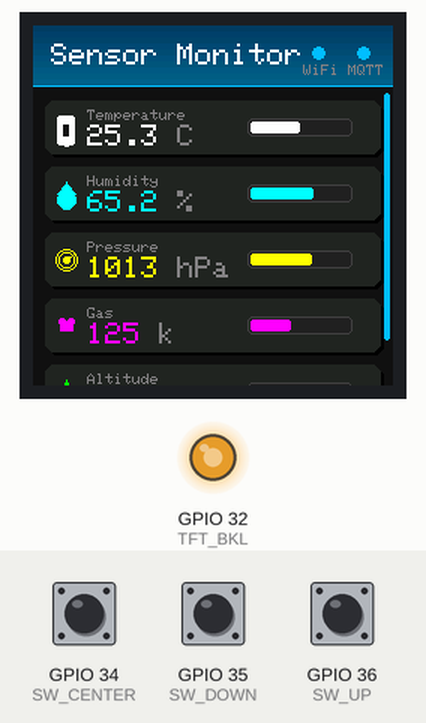
A program run on a simulated ESP32. Parts: 240×240 colour display, output pins drawn as LEDs (lit = HIGH). Inputs (shaded band) come from the test bench; at power-on: GPIO 35 (SW_DOWN) HIGH, GPIO 36 (SW_UP) HIGH, GPIO 34 (SW_CENTER) HIGH. WiFi joins after 1.5 s; servers stay silent unless stated; no MQTT or app messages arrive unless stated; what the program prints to the serial monitor is not drawn.

Above: at 3.1 s.
3.2 s: GPIO 35 (SW_DOWN) pulled LOW for 1 s
At 4.39 s:
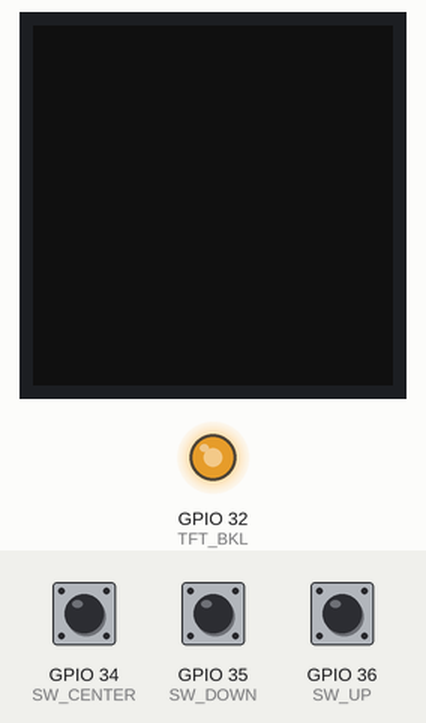
6.1 s: GPIO 36 (SW_UP) pulled LOW for 0.15 s
At 6.56 s:
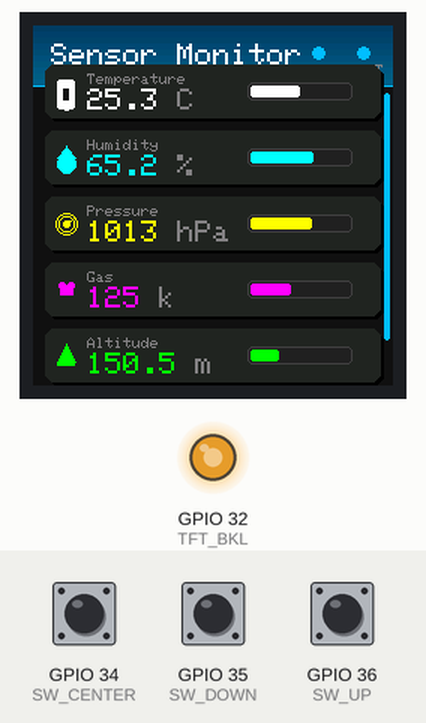
6.8 s: GPIO 34 (SW_CENTER) pulled LOW for 0.15 s
8.8 s: GPIO 35 (SW_DOWN) pulled LOW for 0.15 s
At 11.7 s:
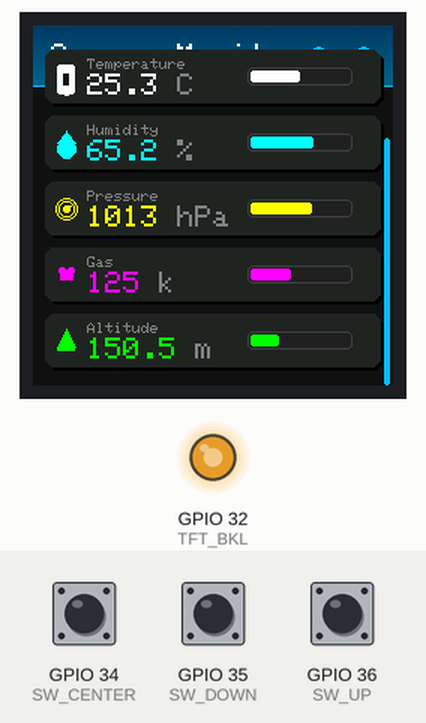
11.9 s: GPIO 36 (SW_UP) pulled LOW for 1 s
At 13.5 s:
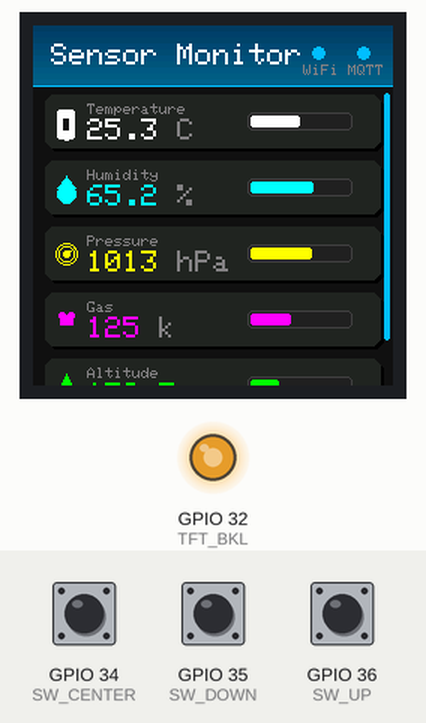
Timing chart, 0 to 15.0 s (numbered marks = the images above; inputs shaded):
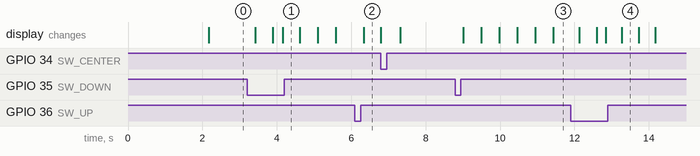

The program:

main.cpp
```cpp
#include <SPI.h>
#include <Adafruit_GFX.h>
#include <Adafruit_ST7789.h>
#include <WiFi.h>
#include <PubSubClient.h>
#include <ArduinoJson.h>

// ---------- TFT pin definitions ----------
#define TFT_DC 16
#define TFT_CS 17
#define TFT_SCLK 18
#define TFT_MOSI 23
#define TFT_RST 5
#define TFT_BKL 32

// ---------- Backlight PWM ----------
#define TFT_BKL_CH 0
#define TFT_BKL_FREQ 5000
#define TFT_BKL_RES 8

// ---------- 5-way switch pins ----------
#define SW_UP 36
#define SW_DOWN 35
#define SW_LEFT 13
#define SW_RIGHT 39
#define SW_CENTER 34

#define TFT_WIDTH 240
#define TFT_HEIGHT 240

Adafruit_ST7789 tft = Adafruit_ST7789(TFT_CS, TFT_DC, TFT_MOSI, TFT_SCLK, TFT_RST);

// ---------- WiFi and MQTT Configuration ----------
const char *ssid = "Xiaomi 14T";
const char *password = "password";
const char *mqtt_server = "broker.hivemq.com";
const int mqtt_port = 1883;
const char *topic_sensor_json = "enviroscout/data";

WiFiClient espClient;
PubSubClient mqttClient(espClient);

// ---------- Sensor data ----------
float temperature = 25.3;
float humidity = 65.2;
float pressure = 1013.25;
uint32_t gas_resistance = 125000;
float altitude = 150.5;
float tvoc = 450.0;
float eco2 = 800.0;

// ---------- Enhanced UI variables ----------
int scrollOffset = 0;
int targetScrollOffset = 0;
int cardHeight = 36;
int cardSpacing = 8;
int topMargin = 45;
int maxScroll = 0;
int totalContentHeight = 0;

// Smooth scrolling
float smoothScroll = 0;
const float scrollSmoothing = 0.3;

// ---------- Status variables ----------
bool wifiConnected = false;
bool mqttConnected = false;

// ---------- RTOS Handles ----------
TaskHandle_t TaskDisplay;
TaskHandle_t TaskMQTT;
SemaphoreHandle_t sensorDataMutex;
volatile bool needsRedraw = false;

// ---------- Color Palette ----------
#define COLOR_BG 0x1082     // Dark blue-gray
#define COLOR_CARD 0x2124   // Slightly lighter card background
#define COLOR_ACCENT 0x05FF // Cyan accent
#define COLOR_TEXT_PRIMARY 0xFFFF
#define COLOR_TEXT_SECONDARY 0x8410
#define COLOR_TEMP 0xFFFF  // Red
#define COLOR_HUMID 0x07FF // Cyan
#define COLOR_PRESS 0xFFE0 // Yellow
#define COLOR_GAS 0xF81F   // Magenta
#define COLOR_ALT 0x07E0   // Green

// -----------------------------------------------------------------------------
// Backlight
// -----------------------------------------------------------------------------
void setBacklight(uint8_t level)
{
  ledcWrite(TFT_BKL_CH, level);
}

void backlightSetup()
{
  ledcSetup(TFT_BKL_CH, TFT_BKL_FREQ, TFT_BKL_RES);
  ledcAttachPin(TFT_BKL, TFT_BKL_CH);
  setBacklight(200);
}

// -----------------------------------------------------------------------------
// WiFi
// -----------------------------------------------------------------------------
void setupWiFi()
{
  Serial.print("Connecting to WiFi");
  WiFi.begin(ssid, password);

  while (WiFi.status() != WL_CONNECTED)
  {
    delay(500);
    Serial.print(".");
  }

  if (WiFi.status() == WL_CONNECTED)
  {
    wifiConnected = true;
    Serial.println("\nWiFi connected");
    Serial.print("IP: ");
    Serial.println(WiFi.localIP());
  }
}

// -----------------------------------------------------------------------------
// MQTT Callback
// -----------------------------------------------------------------------------
void mqttCallback(char *topic, byte *payload, unsigned int length)
{
  String jsonString;
  for (unsigned int i = 0; i < length; i++)
  {
    jsonString += (char)payload[i];
  }

  StaticJsonDocument<256> doc;
  DeserializationError error = deserializeJson(doc, jsonString);

  if (!error && xSemaphoreTake(sensorDataMutex, portMAX_DELAY) == pdTRUE)
  {
    temperature = doc["temperature"] | temperature;
    humidity = doc["humidity"] | humidity;
    pressure = doc["pressure"] | pressure;
    gas_resistance = doc["gas_resistance"] | gas_resistance;
    altitude = doc["altitude"] | altitude;
    tvoc = doc["tvoc"] | tvoc;
    eco2 = doc["eco2"] | eco2;

    xSemaphoreGive(sensorDataMutex);
    needsRedraw = true;
  }
}

// -----------------------------------------------------------------------------
// MQTT Connection
// -----------------------------------------------------------------------------
bool reconnectMQTT()
{
  if (mqttClient.connect("ESP32_Display_Client"))
  {
    mqttConnected = true;
    Serial.println("MQTT Connected");
    mqttClient.subscribe(topic_sensor_json);
    needsRedraw = true;
    return true;
  }
  mqttConnected = false;
  needsRedraw = true;
  return false;
}

// -----------------------------------------------------------------------------
// Enhanced Drawing Functions
// -----------------------------------------------------------------------------

// Draw rounded rectangle
void drawRoundRect(int x, int y, int w, int h, int r, uint16_t color)
{
  tft.fillRect(x + r, y, w - 2 * r, h, color);
  tft.fillRect(x, y + r, w, h - 2 * r, color);
  tft.fillCircle(x + r, y + r, r, color);
  tft.fillCircle(x + w - r - 1, y + r, r, color);
  tft.fillCircle(x + r, y + h - r - 1, r, color);
  tft.fillCircle(x + w - r - 1, y + h - r - 1, r, color);
}

// Draw modern status indicator
void drawStatusIndicator(int x, int y, bool connected, const char *label)
{
  uint16_t color = connected ? COLOR_ACCENT : 0x7BEF;
  tft.fillCircle(x, y, 4, color);
  tft.setTextSize(1);
  tft.setTextColor(COLOR_TEXT_SECONDARY);
  tft.setCursor(x - 10, y + 8);
  tft.print(label);
}

// Draw sensor icon with modern style
void drawModernTempIcon(int x, int y)
{
  tft.fillRoundRect(x, y, 12, 20, 2, COLOR_TEMP);
  tft.fillCircle(x + 6, y + 16, 4, COLOR_TEMP);
  tft.fillRect(x + 4, y + 6, 4, 8, COLOR_BG);
}

void drawModernHumidIcon(int x, int y)
{
  for (int i = 0; i < 3; i++)
  {
    tft.fillCircle(x + 6, y + 12 - i, 6 - i * 2, COLOR_HUMID);
  }
  tft.fillTriangle(x + 6, y, x, y + 8, x + 12, y + 8, COLOR_HUMID);
}

void drawModernPressIcon(int x, int y)
{
  tft.drawCircle(x + 6, y + 8, 7, COLOR_PRESS);
  tft.drawCircle(x + 6, y + 8, 5, COLOR_PRESS);
  tft.fillCircle(x + 6, y + 8, 2, COLOR_PRESS);
  tft.drawLine(x + 6, y + 8, x + 11, y + 4, COLOR_PRESS);
}

void drawModernGasIcon(int x, int y)
{
  for (int i = 0; i < 4; i++)
  {
    tft.fillCircle(x + 3 + i * 2, y + 8 - abs(i - 1.5) * 2, 2, COLOR_GAS);
  }
  tft.fillRect(x + 2, y + 8, 9, 4, COLOR_GAS);
}

void drawModernAltIcon(int x, int y)
{
  tft.fillTriangle(x, y + 12, x + 6, y, x + 12, y + 12, COLOR_ALT);
  tft.fillRect(x, y + 12, 12, 3, COLOR_ALT);
}

// Draw enhanced bar with gradient effect
void drawEnhancedBar(int x, int y, int w, int h, float value, float minVal, float maxVal, uint16_t color)
{
  // Background with border
  tft.fillRoundRect(x, y, w, h, 3, 0x2104);
  tft.drawRoundRect(x, y, w, h, 3, 0x4208);

  // Calculate fill
  int fillWidth = map(constrain(value, minVal, maxVal), minVal, maxVal, 0, w - 4);
  if (fillWidth > 4)
  {
    tft.fillRoundRect(x + 2, y + 2, fillWidth, h - 4, 2, color);
  }
}

// Draw sensor card with modern design
void drawSensorCard(int y, const char *label, float value, const char *unit,
                    void (*iconFunc)(int, int), uint16_t color,
                    float minVal, float maxVal)
{
  int cardX = 8;
  int cardW = TFT_WIDTH - 16;

  // Card background with shadow effect
  drawRoundRect(cardX + 2, y + 2, cardW, cardHeight, 6, 0x0000);
  drawRoundRect(cardX, y, cardW, cardHeight, 6, COLOR_CARD);

  // Draw icon
  iconFunc(cardX + 8, y + 10);

  // Label
  tft.setTextSize(1);
  tft.setTextColor(COLOR_TEXT_SECONDARY);
  tft.setCursor(cardX + 28, y + 6);
  tft.print(label);

  // Value
  tft.setTextSize(2);
  tft.setTextColor(color);
  tft.setCursor(cardX + 28, y + 16);

  char valStr[16];
  if (strcmp(unit, "k") == 0)
  {
    sprintf(valStr, "%.0f", value / 1000);
  }
  else if (strcmp(unit, "hPa") == 0)
  {
    sprintf(valStr, "%.0f", value);
  }
  else
  {
    sprintf(valStr, "%.1f", value);
  }
  tft.print(valStr);
  tft.print(" ");
  tft.setTextColor(COLOR_TEXT_SECONDARY);
  tft.print(unit);

  // Progress bar
  int barX = cardX + 135;
  int barW = 70;
  drawEnhancedBar(barX, y + 12, barW, 12, value, minVal, maxVal, color);
}

// -----------------------------------------------------------------------------
// Main Display Drawing
// -----------------------------------------------------------------------------
void drawEnhancedSensorData()
{
  tft.fillScreen(COLOR_BG);

  // Modern header with gradient
  for (int i = 0; i < topMargin - 5; i++)
  {
    uint16_t gradColor = tft.color565(0, 60 + i, 100 + i);
    tft.drawFastHLine(0, i, TFT_WIDTH, gradColor);
  }

  // Header title
  tft.setTextSize(2);
  tft.setTextColor(ST77XX_WHITE);
  tft.setCursor(12, 12);
  tft.print("Sensor Monitor");

  // Status indicators
  drawStatusIndicator(TFT_WIDTH - 50, 18, wifiConnected, "WiFi");
  drawStatusIndicator(TFT_WIDTH - 20, 18, mqttConnected, "MQTT");

  // Separator line
  tft.drawFastHLine(0, topMargin - 5, TFT_WIDTH, COLOR_ACCENT);

  // Calculate scrolling
  int numCards = 5;
  totalContentHeight = numCards * (cardHeight + cardSpacing) + 10;
  int visibleHeight = TFT_HEIGHT - topMargin;
  maxScroll = max(0, totalContentHeight - visibleHeight);
  scrollOffset = constrain(scrollOffset, 0, maxScroll);

  // Smooth scrolling animation
  smoothScroll += (scrollOffset - smoothScroll) * scrollSmoothing;

  // Lock and draw sensor cards
  if (xSemaphoreTake(sensorDataMutex, portMAX_DELAY) == pdTRUE)
  {
    int y = topMargin + 5 - (int)smoothScroll;

    if (y > topMargin - cardHeight && y < TFT_HEIGHT)
    {
      drawSensorCard(y, "Temperature", temperature, "C",
                     drawModernTempIcon, COLOR_TEMP, 0, 50);
    }
    y += cardHeight + cardSpacing;

    if (y > topMargin - cardHeight && y < TFT_HEIGHT)
    {
      drawSensorCard(y, "Humidity", humidity, "%",
                     drawModernHumidIcon, COLOR_HUMID, 0, 100);
    }
    y += cardHeight + cardSpacing;

    if (y > topMargin - cardHeight && y < TFT_HEIGHT)
    {
      drawSensorCard(y, "Pressure", pressure, "hPa",
                     drawModernPressIcon, COLOR_PRESS, 950, 1050);
    }
    y += cardHeight + cardSpacing;

    if (y > topMargin - cardHeight && y < TFT_HEIGHT)
    {
      drawSensorCard(y, "Gas", gas_resistance, "k",
                     drawModernGasIcon, COLOR_GAS, 0, 300000);
    }
    y += cardHeight + cardSpacing;

    if (y > topMargin - cardHeight && y < TFT_HEIGHT)
    {
      drawSensorCard(y, "Altitude", altitude, "m",
                     drawModernAltIcon, COLOR_ALT, 0, 500);
    }

    xSemaphoreGive(sensorDataMutex);
  }

  // Modern scroll indicator
  if (maxScroll > 0)
  {
    int scrollBarH = max(10, (visibleHeight * visibleHeight) / totalContentHeight);
    int scrollBarY = topMargin + (scrollOffset * (visibleHeight - scrollBarH)) / maxScroll;

    tft.fillRoundRect(TFT_WIDTH - 6, scrollBarY, 4, scrollBarH, 2, COLOR_ACCENT);
  }
}

// -----------------------------------------------------------------------------
// RTOS Task: Display & Input
// -----------------------------------------------------------------------------
void TaskDisplayCode(void *parameter)
{
  Serial.println("Display Task on core " + String(xPortGetCoreID()));

  bool lastUpState = false;
  bool lastDownState = false;

  for (;;)
  {
    bool up = (digitalRead(SW_UP) == LOW);
    bool down = (digitalRead(SW_DOWN) == LOW);
    bool center = (digitalRead(SW_CENTER) == LOW);

    bool upPressed = up && !lastUpState;
    bool downPressed = down && !lastDownState;

    lastUpState = up;
    lastDownState = down;

    if (upPressed && scrollOffset > 0)
    {
      targetScrollOffset = scrollOffset - (cardHeight + cardSpacing);
      scrollOffset = max(0, targetScrollOffset);
      needsRedraw = true;
      Serial.println("Scroll UP");
    }
    else if (downPressed && scrollOffset < maxScroll)
    {
      targetScrollOffset = scrollOffset + (cardHeight + cardSpacing);
      scrollOffset = min(maxScroll, targetScrollOffset);
      needsRedraw = true;
      Serial.println("Scroll DOWN");
    }
    else if (center)
    {
      scrollOffset = 0;
      smoothScroll = 0;
      needsRedraw = true;
      Serial.println("Reset");
      vTaskDelay(300 / portTICK_PERIOD_MS);
    }

    // Always update for smooth animation
    if (abs(smoothScroll - scrollOffset) > 0.5 || needsRedraw)
    {
      drawEnhancedSensorData();
      needsRedraw = false;
    }

    vTaskDelay(20 / portTICK_PERIOD_MS); // 50 FPS
  }
}

// -----------------------------------------------------------------------------
// RTOS Task: MQTT
// -----------------------------------------------------------------------------
void TaskMQTTCode(void *parameter)
{
  Serial.println("MQTT Task on core " + String(xPortGetCoreID()));

  unsigned long lastReconnect = 0;

  for (;;)
  {
    if (wifiConnected)
    {
      if (!mqttClient.connected())
      {
        unsigned long now = millis();
        if (now - lastReconnect > 5000)
        {
          lastReconnect = now;
          Serial.println("Reconnecting MQTT...");
          if (reconnectMQTT())
          {
            lastReconnect = 0;
          }
        }
      }
      else
      {
        mqttClient.loop();
      }
    }
    vTaskDelay(10 / portTICK_PERIOD_MS);
  }
}

// -----------------------------------------------------------------------------
// Setup
// -----------------------------------------------------------------------------
void setup()
{
  Serial.begin(115200);
  Serial.println("Enhanced Sensor Display Starting...");

  pinMode(SW_UP, INPUT_PULLUP);
  pinMode(SW_DOWN, INPUT_PULLUP);
  pinMode(SW_LEFT, INPUT_PULLUP);
  pinMode(SW_RIGHT, INPUT_PULLUP);
  pinMode(SW_CENTER, INPUT_PULLUP);

  tft.init(TFT_WIDTH, TFT_HEIGHT);
  tft.setRotation(90);
  tft.fillScreen(COLOR_BG);

  backlightSetup();

  tft.setTextSize(2);
  tft.setTextColor(ST77XX_WHITE);
  tft.setCursor(40, 100);
  tft.print("Connecting...");

  sensorDataMutex = xSemaphoreCreateMutex();

  setupWiFi();

  mqttClient.setServer(mqtt_server, mqtt_port);
  mqttClient.setCallback(mqttCallback);

  if (wifiConnected)
  {
    reconnectMQTT();
  }

  drawEnhancedSensorData();

  xTaskCreatePinnedToCore(TaskDisplayCode, "Display", 10000, NULL, 1, &TaskDisplay, 1);
  xTaskCreatePinnedToCore(TaskMQTTCode, "MQTT", 10000, NULL, 1, &TaskMQTT, 0);

  Serial.println("Setup complete!");
}

void loop()
{
  vTaskDelay(1000 / portTICK_PERIOD_MS);
}
```

Measured:
- after the input at 3.2 s, the display: first changes after 0.22 s (image 1 shows a later state)
- after the input at 6.1 s, the display: changes after 0.23 s (image 2)
- after the input at 8.8 s, the display: first changes after 0.22 s (image 3 shows a later state)
- after the input at 11.9 s, the display: first changes after 0.23 s (image 4 shows a later state)
- what the display in image 4 shows lasts 0.4 s, from 13.3 s to 13.7 s
